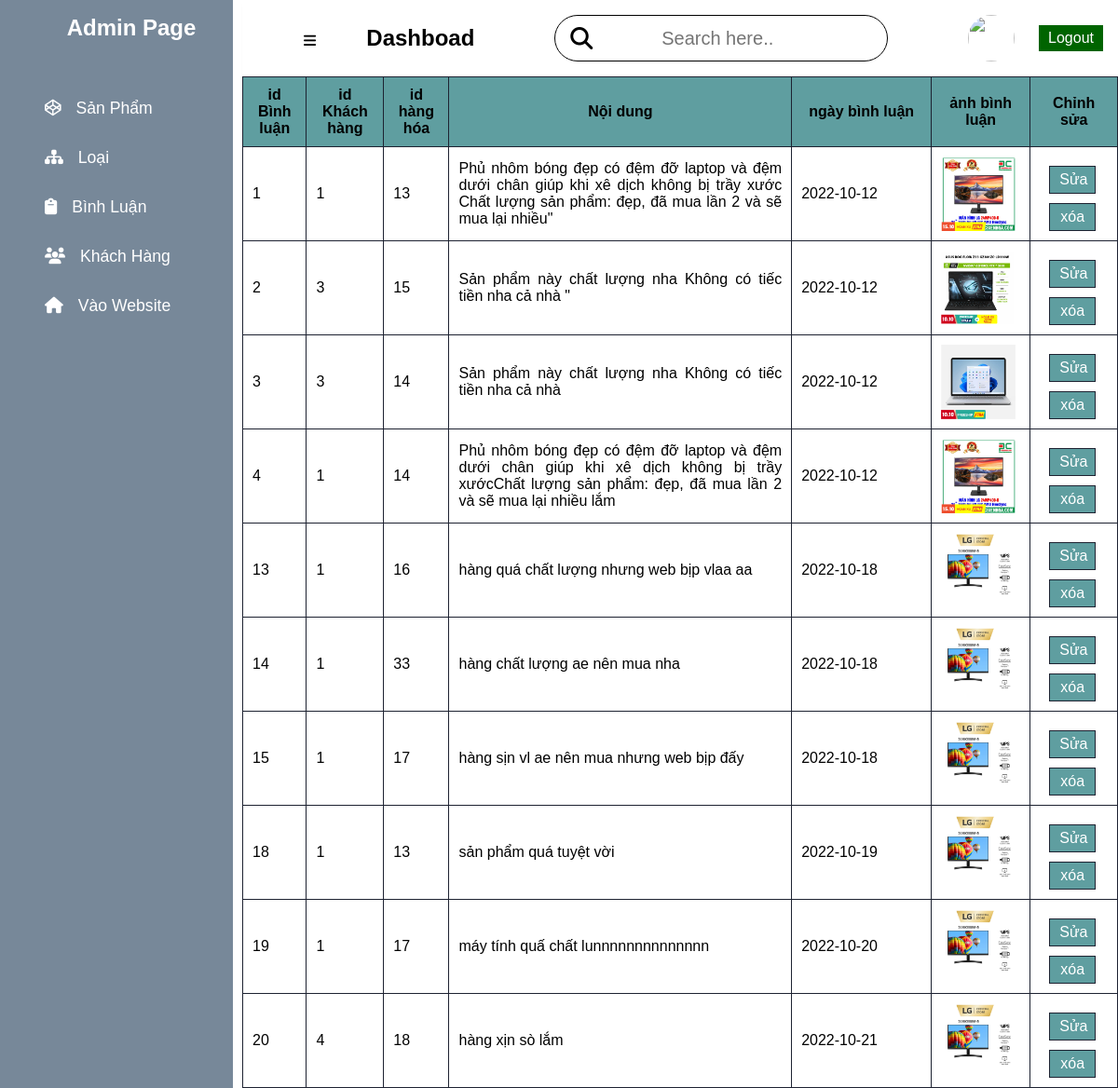
The page /admin/showbl.php (signed in) on the database its author committed.
### tables this page shows
CREATE TABLE `binh_luan` (
  `id_bl` int(11) NOT NULL,
  `id_kh` int(11) NOT NULL,
  `id_hh` int(11) NOT NULL,
  `noi_dung` varchar(255) NOT NULL,
  `ngay_bl` date NOT NULL DEFAULT current_timestamp(),
  `anhbl` text DEFAULT 'sp4.png'
);

### admin/templates/layout.php (called while the page is built, shortened)
<?php
    include ("head.php");
    include ("header.php");
    include ("content.php");
?>

### admin/controllers/c_binh_luan.php (called while the page is built, shortened)
<?php
  include ("models/m_binh_luan.php");
class c_binh_luan{
    public function index(){
        $m_binh_luan = new m_binh_luan();
        $m_binh_luans = $m_binh_luan->doc_binh_luan();
        include ("templates/layout.php");
    }
}
?>

### admin/models/database.php (called while the page is built, shortened)
<?php
class database{
    protected $pdo = NULL;
    protected $sql = '';
    public function __construct() {
        try
        {
            $this->pdo = new PDO("mysql:host=".DB_HOST."; dbname=".DB_NAME,DB_USER,DB_PWD);
            $this->pdo->query('set names "utf8"');
        }
        catch(PDOException $ex )
        {
            die($ex->getMessage());
        }
    }
    public function setQuery($sql) {
        $this->sql = $sql;
    }
    public function execute($options=array()) {
        $this->sta = $this->pdo->prepare($this->sql);
        $this->sta->execute();
        return $this->sta;
    }
    public function loadAllRows($options=array()) {
        if(!$options) {
            if(!$result = $this->execute())
                return false;
        }
        else {
            if(!$result = $this->execute($options))
                return false;
        }
        return $result->fetchAll(PDO::FETCH_OBJ);
    }
}
?>

### admin/models/m_binh_luan.php (called while the page is built, shortened)
<?php
require_once ("database.php");
class m_binh_luan extends database{
     public function doc_binh_luan(){
      $sql =  "SELECT *FROM binh_luan ";
        return $this -> loadAllRows();
     }
}

### admin/views/show_bl/v_binh_luan.php (the view)
<main>
<div class="noidung">
            <table border="1">
                <tr>
                    <th>id Bình luận</th>
                    <th>id Khách hàng</th>
                    <th>id hàng hóa </th>
                    <th>Nội dung</th>
                    <th>ngày bình luận</th>
                    <th>ảnh bình luận</th>
                    <th>Chỉnh sửa</th>
                </tr>
                <?php foreach($m_binh_luans as $key=>$value){ ?>
                <tr>
                    <td><?php echo $value->id_bl ?></td>
                    <td><?php echo $value->id_kh ?></td>
                    <td><?php echo $value->id_hh ?></td>
                    <td><?php echo $value->noi_dung ?></td>
                    <td><?php echo $value->ngay_bl ?></td>
                    <td><img src="../../../daall/public/images/<?php echo $value->anhbl ?>" alt="" width="80px"></td>
                    <td>
                        <a class="sx" href=" editbl.php?id_bl=<?php echo $value->id_bl ?>">Sửa</a>
                        <a class="sx" onclick=" return confirm('Bạn có muốn xóa bl ko ')" href="xoabl.php?id_bl=<?php echo $value->id_bl ?>">xóa</a>
                    </td>
                </tr>
                <?php }?>
            </table>
        </div>
</main>

### admin/public/admin.css (style rules this page uses)
.noidung table { border: 1px solid #1d2231; width: 100%; border-collapse: collapse; }
.noidung table tr th { background: cadetblue; height: 40px; }
.noidung table tr td { text-align: justify; }
table tr td { padding: 10px; }
table tr th { padding: 10px; text-align: center; }
table tr :nth-child(5) { width: 150px; }
a { text-decoration: none; }
.sx { float: left; width: 50px; border: 1px solid #1d2231; background: cadetblue; padding: 5px 10px; margin-top: 10px; color: #fff; text-align: center; margin-left: 10px; }

### rows shown on the page
binh_luan: id_bl "1", id_kh "1", id_hh "13", noi_dung "Phủ nhôm bóng đẹp có đệm đỡ laptop và đệm dưới chân giúp khi xê dịch không bị trầy xước Chất lượng sản phẩm: đẹp, đã mua lần 2 và sẽ mua lại nhiều\"", ngay_bl "2022-10-12", anhbl (picture)
binh_luan: id_bl "2", id_kh "3", id_hh "15", noi_dung "Sản phẩm này chất lượng nha Không có tiếc tiền nha cả nhà \"", ngay_bl "2022-10-12", anhbl (picture)
binh_luan: id_bl "3", id_kh "3", id_hh "14", noi_dung "Sản phẩm này chất lượng nha Không có tiếc tiền nha cả nhà", ngay_bl "2022-10-12", anhbl (picture)
binh_luan: id_bl "4", id_kh "1", id_hh "14", noi_dung "Phủ nhôm bóng đẹp có đệm đỡ laptop và đệm dưới chân giúp khi xê dịch không bị trầy xướcChất lượng sản phẩm: đẹp, đã mua lần 2 và sẽ mua lại nhiều lắm", ngay_bl "2022-10-12", anhbl (picture)
binh_luan: id_bl "13", id_kh "1", id_hh "16", noi_dung "hàng quá chất lượng nhưng web bịp vlaa aa", ngay_bl "2022-10-18", anhbl (picture)
binh_luan: id_bl "14", id_kh "1", id_hh "33", noi_dung "hàng chất lượng ae nên mua nha", ngay_bl "2022-10-18", anhbl (picture)
binh_luan: id_bl "15", id_kh "1", id_hh "17", noi_dung "hàng sịn vl ae nên mua nhưng web bịp đấy", ngay_bl "2022-10-18", anhbl (picture)
binh_luan: id_bl "18", id_kh "1", id_hh "13", noi_dung "sản phẩm quá tuyệt vời", ngay_bl "2022-10-19", anhbl (picture)
binh_luan: id_bl "19", id_kh "1", id_hh "17", noi_dung "máy tính quấ chất lunnnnnnnnnnnnnn", ngay_bl "2022-10-20", anhbl (picture)
binh_luan: id_bl "20", id_kh "4", id_hh "18", noi_dung "hàng xịn sò lắm", ngay_bl "2022-10-21", anhbl (picture)
